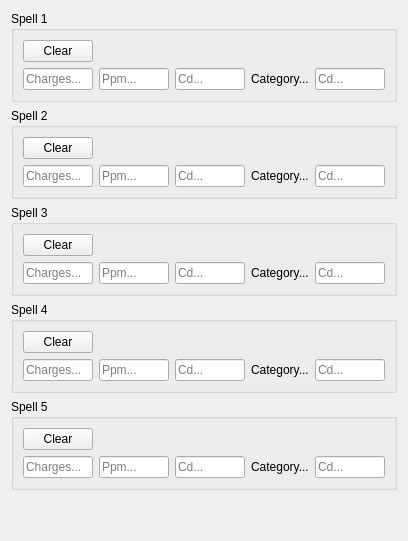
       <widget class="QWidget" name="statsLayout">
        <attribute name="title">
         <string>Spells</string>
        </attribute>
        <layout class="QVBoxLayout" name="verticalLayout_2">
         <item>
          <widget class="QGroupBox" name="groupBox_3">
           <property name="title">
            <string>Spell 1</string>
           </property>
           <layout class="QGridLayout" name="gridLayout_4">
            <item row="0" column="0">
             <widget class="QPushButton" name="spell1Clr">
              <property name="maximumSize">
               <size>
                <width>70</width>
                <height>16777215</height>
               </size>
              </property>
              <property name="text">
               <string>Clear</string>
              </property>
             </widget>
            </item>
            <item row="1" column="2">
             <widget class="QLineEdit" name="spell1cd">
              <property name="maximumSize">
               <size>
                <width>70</width>
                <height>16777215</height>
               </size>
              </property>
              <property name="placeholderText">
               <string>Cd...</string>
              </property>
             </widget>
            </item>
            <item row="1" column="3">
             <widget class="QLabel" name="spell1cag">
              <property name="maximumSize">
               <size>
                <width>70</width>
                <height>16777215</height>
               </size>
              </property>
              <property name="text">
               <string>Category...</string>
              </property>
             </widget>
            </item>
            <item row="1" column="4">
             <widget class="QLineEdit" name="spell1cagcd">
              <property name="maximumSize">
               <size>
                <width>70</width>
                <height>16777215</height>
               </size>
              </property>
              <property name="placeholderText">
               <string>Cd...</string>
              </property>
             </widget>
            </item>
            <item row="1" column="0">
             <widget class="QLineEdit" name="spell1Charges">
              <property name="maximumSize">
               <size>
                <width>70</width>
                <height>16777215</height>
               </size>
              </property>
              <property name="placeholderText">
               <string>Charges...</string>
              </property>
             </widget>
            </item>
            <item row="1" column="1">
             <widget class="QLineEdit" name="spell1ppm">
              <property name="maximumSize">
               <size>
                <width>70</width>
                <height>16777215</height>
               </size>
              </property>
              <property name="placeholderText">
               <string>Ppm...</string>
              </property>
             </widget>
            </item>
            <item row="0" column="1" colspan="2">
             <layout class="QHBoxLayout" name="spell1selectLayout"/>
            </item>
            <item row="0" column="3" colspan="2">
             <layout class="QHBoxLayout" name="spelltrigger1Layout"/>
            </item>
           </layout>
          </widget>
         </item>
         <item>
          <widget class="QGroupBox" name="groupBox_4">
           <property name="title">
            <string>Spell 2</string>
           </property>
           <layout class="QGridLayout" name="gridLayout_5">
            <item row="1" column="3">
             <widget class="QLabel" name="spell2cag">
              <property name="maximumSize">
               <size>
                <width>70</width>
                <height>16777215</height>
               </size>
              </property>
              <property name="text">
               <string>Category...</string>
              </property>
             </widget>
            </item>
            <item row="1" column="1">
             <widget class="QLineEdit" name="spell2ppm">
              <property name="maximumSize">
               <size>
                <width>70</width>
                <height>16777215</height>
               </size>
              </property>
              <property name="placeholderText">
               <string>Ppm...</string>
              </property>
             </widget>
            </item>
            <item row="1" column="0">
             <widget class="QLineEdit" name="spell2Charges">
              <property name="maximumSize">
               <size>
                <width>70</width>
                <height>16777215</height>
               </size>
              </property>
              <property name="placeholderText">
               <string>Charges...</string>
              </property>
             </widget>
            </item>
            <item row="1" column="2">
             <widget class="QLineEdit" name="spell2cd">
              <property name="maximumSize">
               <size>
                <width>70</width>
                <height>16777215</height>
               </size>
              </property>
              <property name="placeholderText">
               <string>Cd...</string>
              </property>
             </widget>
            </item>
            <item row="0" column="0">
             <widget class="QPushButton" name="spell2Clr">
              <property name="maximumSize">
               <size>
                <width>70</width>
                <height>16777215</height>
               </size>
              </property>
              <property name="text">
               <string>Clear</string>
              </property>
             </widget>
            </item>
            <item row="1" column="4">
             <widget class="QLineEdit" name="spell2cagcd">
              <property name="maximumSize">
               <size>
                <width>70</width>
                <height>16777215</height>
               </size>
              </property>
              <property name="placeholderText">
               <string>Cd...</string>
              </property>
             </widget>
            </item>
            <item row="0" column="1" colspan="2">
             <layout class="QHBoxLayout" name="spell2selectLayout"/>
            </item>
            <item row="0" column="3" colspan="2">
             <layout class="QHBoxLayout" name="spelltrigger2Layout"/>
            </item>
           </layout>
          </widget>
         </item>
         <item>
          <widget class="QGroupBox" name="groupBox_5">
           <property name="title">
            <string>Spell 3</string>
           </property>
           <layout class="QGridLayout" name="gridLayout_6">
            <item row="0" column="0">
             <widget class="QPushButton" name="spell3Clr">
              <property name="maximumSize">
               <size>
                <width>70</width>
                <height>16777215</height>
               </size>
              </property>
              <property name="text">
               <string>Clear</string>
              </property>
             </widget>
            </item>
            <item row="1" column="1">
             <widget class="QLineEdit" name="spell3ppm">
              <property name="maximumSize">
               <size>
                <width>70</width>
                <height>16777215</height>
               </size>
              </property>
              <property name="placeholderText">
               <string>Ppm...</string>
              </property>
             </widget>
            </item>
            <item row="1" column="0">
             <widget class="QLineEdit" name="spell3Charges">
              <property name="maximumSize">
               <size>
                <width>70</width>
                <height>16777215</height>
               </size>
              </property>
              <property name="placeholderText">
               <string>Charges...</string>
              </property>
             </widget>
            </item>
            <item row="1" column="2">
             <widget class="QLineEdit" name="spell3cd">
              <property name="maximumSize">
               <size>
                <width>70</width>
                <height>16777215</height>
               </size>
              </property>
              <property name="placeholderText">
               <string>Cd...</string>
              </property>
             </widget>
            </item>
            <item row="1" column="3">
             <widget class="QLabel" name="spell3cag">
              <property name="maximumSize">
               <size>
                <width>70</width>
                <height>16777215</height>
               </size>
              </property>
              <property name="text">
               <string>Category...</string>
              </property>
             </widget>
            </item>
            <item row="1" column="4">
             <widget class="QLineEdit" name="spell3cagcd">
              <property name="maximumSize">
               <size>
                <width>70</width>
                <height>16777215</height>
               </size>
              </property>
              <property name="placeholderText">
               <string>Cd...</string>
              </property>
             </widget>
            </item>
            <item row="0" column="1" colspan="2">
             <layout class="QHBoxLayout" name="spell3selectLayout"/>
            </item>
            <item row="0" column="3" colspan="2">
             <layout class="QHBoxLayout" name="spelltrigger3Layout"/>
            </item>
           </layout>
          </widget>
         </item>
         <item>
          <widget class="QGroupBox" name="groupBox_6">
           <property name="title">
            <string>Spell 4</string>
           </property>
           <layout class="QGridLayout" name="gridLayout_7">
            <item row="1" column="3">
             <widget class="QLabel" name="spell4cag">
              <property name="maximumSize">
               <size>
                <width>70</width>
                <height>16777215</height>
               </size>
              </property>
              <property name="text">
               <string>Category...</string>
              </property>
             </widget>
            </item>
            <item row="1" column="2">
             <widget class="QLineEdit" name="spell4cd">
              <property name="maximumSize">
               <size>
                <width>70</width>
                <height>16777215</height>
               </size>
              </property>
              <property name="placeholderText">
               <string>Cd...</string>
              </property>
             </widget>
            </item>
            <item row="0" column="0">
             <widget class="QPushButton" name="spell4Clr">
              <property name="maximumSize">
               <size>
                <width>70</width>
                <height>16777215</height>
               </size>
              </property>
              <property name="text">
               <string>Clear</string>
              </property>
             </widget>
            </item>
            <item row="1" column="1">
             <widget class="QLineEdit" name="spell4ppm">
              <property name="maximumSize">
               <size>
                <width>70</width>
                <height>16777215</height>
               </size>
              </property>
              <property name="placeholderText">
               <string>Ppm...</string>
              </property>
             </widget>
            </item>
            <item row="1" column="0">
             <widget class="QLineEdit" name="spell4Charges">
              <property name="maximumSize">
               <size>
                <width>70</width>
                <height>16777215</height>
               </size>
              </property>
              <property name="placeholderText">
               <string>Charges...</string>
              </property>
             </widget>
            </item>
            <item row="1" column="4">
             <widget class="QLineEdit" name="spell4cagcd">
              <property name="maximumSize">
               <size>
                <width>70</width>
                <height>16777215</height>
               </size>
              </property>
              <property name="placeholderText">
               <string>Cd...</string>
              </property>
             </widget>
            </item>
            <item row="0" column="1" colspan="2">
             <layout class="QHBoxLayout" name="spell4selectLayout"/>
            </item>
            <item row="0" column="3" colspan="2">
             <layout class="QHBoxLayout" name="spelltrigger4Layout"/>
            </item>
           </layout>
          </widget>
         </item>
         <item>
          <widget class="QGroupBox" name="groupBox_7">
           <property name="title">
            <string>Spell 5</string>
           </property>
           <layout class="QGridLayout" name="gridLayout_8">
            <item row="1" column="3">
             <widget class="QLabel" name="spell5cag">
              <property name="maximumSize">
               <size>
                <width>70</width>
                <height>16777215</height>
               </size>
              </property>
              <property name="text">
               <string>Category...</string>
              </property>
             </widget>
            </item>
            <item row="0" column="0">
             <widget class="QPushButton" name="spell5Clr">
              <property name="maximumSize">
               <size>
                <width>70</width>
                <height>16777215</height>
               </size>
              </property>
              <property name="text">
               <string>Clear</string>
              </property>
             </widget>
            </item>
            <item row="1" column="0">
             <widget class="QLineEdit" name="spell5Charges">
              <property name="maximumSize">
               <size>
                <width>70</width>
                <height>16777215</height>
               </size>
              </property>
              <property name="placeholderText">
               <string>Charges...</string>
              </property>
             </widget>
            </item>
            <item row="1" column="2">
             <widget class="QLineEdit" name="spell5cd">
              <property name="maximumSize">
               <size>
                <width>70</width>
                <height>16777215</height>
               </size>
              </property>
              <property name="placeholderText">
               <string>Cd...</string>
              </property>
             </widget>
            </item>
            <item row="1" column="1">
             <widget class="QLineEdit" name="spell5ppm">
              <property name="maximumSize">
               <size>
                <width>70</width>
                <height>16777215</height>
               </size>
              </property>
              <property name="placeholderText">
               <string>Ppm...</string>
              </property>
             </widget>
            </item>
            <item row="1" column="4">
             <widget class="QLineEdit" name="spell5cagcd">
              <property name="maximumSize">
               <size>
                <width>70</width>
                <height>16777215</height>
               </size>
              </property>
              <property name="placeholderText">
               <string>Cd...</string>
              </property>
             </widget>
            </item>
            <item row="0" column="1" colspan="2">
             <layout class="QHBoxLayout" name="spell5selectLayout"/>
            </item>
            <item row="0" column="3" colspan="2">
             <layout class="QHBoxLayout" name="spelltrigger5Layout"/>
            </item>
           </layout>
          </widget>
         </item>
         <item>
          <spacer name="verticalSpacer">
           <property name="orientation">
            <enum>Qt::Vertical</enum>
           </property>
           <property name="sizeHint" stdset="0">
            <size>
             <width>20</width>
             <height>40</height>
            </size>
           </property>
          </spacer>
         </item>
        </layout>
       </widget>
